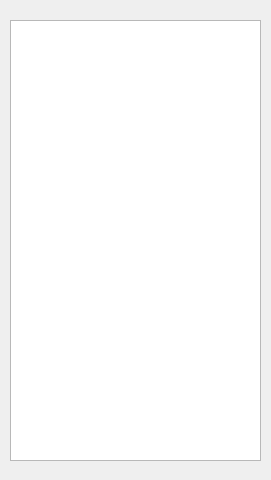
<?xml version="1.0" encoding="UTF-8"?>
<ui version="4.0">
 <class>ListOpenedWindows</class>
 <widget class="QDialog" name="ListOpenedWindows">
  <property name="geometry">
   <rect>
    <x>0</x>
    <y>0</y>
    <width>271</width>
    <height>480</height>
   </rect>
  </property>
  <property name="minimumSize">
   <size>
    <width>271</width>
    <height>480</height>
   </size>
  </property>
  <property name="maximumSize">
   <size>
    <width>271</width>
    <height>480</height>
   </size>
  </property>
  <property name="windowTitle">
   <string>List opened windows</string>
  </property>
  <widget class="QTextEdit" name="textEdit">
   <property name="geometry">
    <rect>
     <x>10</x>
     <y>20</y>
     <width>251</width>
     <height>441</height>
    </rect>
   </property>
  </widget>
 </widget>
 <resources/>
 <connections/>
</ui>
